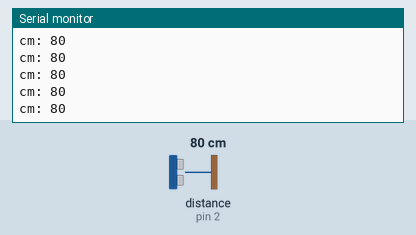
The sketch below on a simulated Arduino Uno, built with avr-gcc and run on an emulated ATmega328P. Parts: the last lines printed to the serial monitor. Wiring (inferred from the names in the program): ultrasonic range finder: trigger pin 3; echo pin 2. Inputs (shaded band) come from the test bench; at power-on: distance to the obstacle (sensor on pin 2) 80 cm. The echo pulse lasts 58.3 µs per cm.

Above: at 1.2 s.
1.3 s: distance to the obstacle (sensor on pin 2) set to 120 cm
At 2.3 s:
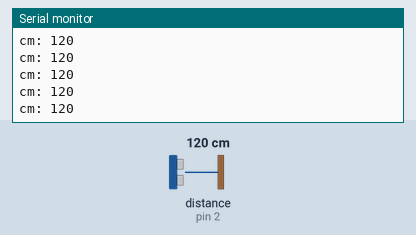
4.3 s: distance to the obstacle (sensor on pin 2) set to 2 cm
At 4.8 s:
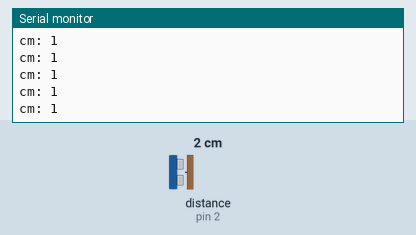
Timing chart, 0 to 7.3 s (numbered marks = the images above; inputs shaded):
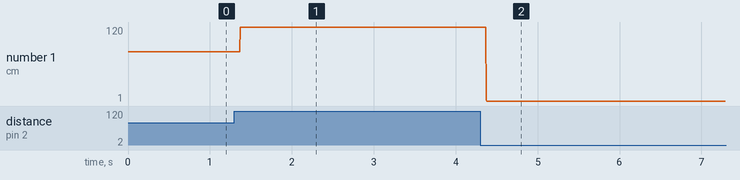

The sketch:

fortest3.ino
```cpp
#define trigPin 3
#define echoPin 2

void setup() {
  Serial.begin(9600);
  pinMode(trigPin, OUTPUT);
  pinMode(echoPin, INPUT);
}

int SOLAR()
{
  long duration, cm;
  digitalWrite(trigPin, LOW);
  delayMicroseconds(2);
  digitalWrite(trigPin, HIGH);
  delayMicroseconds(10);
  digitalWrite(trigPin, LOW);
  duration = pulseIn(echoPin, HIGH);
  cm = microsecondsToCentimeters(duration);
  return cm;
}
long microsecondsToCentimeters(long microseconds)
{
  return microseconds / 29 / 2;
}

void loop() {
  int cm = SOLAR();
  Serial.print("cm: ");
  Serial.println(cm);


}
```

Measured:
- after the input at 1.3 s, the serial monitor: prints a new line after 0.07 s (image 1)
- after the input at 4.3 s, the serial monitor: prints a new line after 0.07 s (image 2)
- plotted number 1: 80 → 120 after the input at 1.3 s, 120 → 1 after the input at 4.3 s
